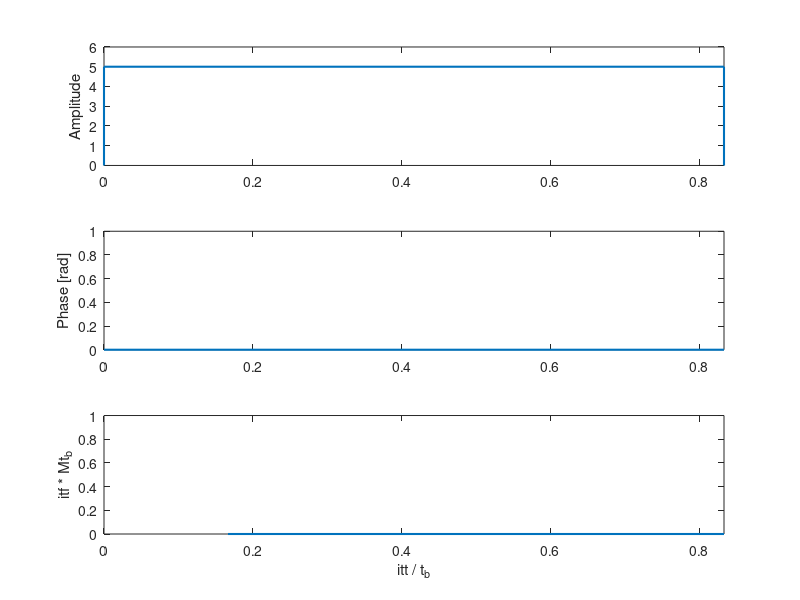

MATLAB code to generate this figure: (Note: this script raises an error after producing the figure.)
clear all
% prompts for signal data
u_basic=input("Signal elements (row complex vector, each element last tb \
sec) = ?");
m_basic=length(u_basic);
fcode=input("Allow frequency coding (yes=1, no=0) = ?");
if fcode==1
f_basic=input("Frequency coding in units of 1/tb (row vector of same \
length) = ?");
end
F=input("Maximal Doppler shift for ambiguity plot [in units of 1/Mtb] \
(e.g., 1)= ?");
K=input("Number of Doppler grid points for calculation (e.g., 100) = ?");
df=F/K/m_basic;
T=input("Maximal Delay for ambiguity plot [in units of Mtb] (e.g., 1)= ?");
N=input("Number of delay grid points on each side (e.g. 100) = ?");
sr=input("Over sampling ratio (>=1) (e.g. 10)= ?");
r=ceil(sr*(N+1)/T/m_basic);
if r==1
dt=1;
m=m_basic;
uamp=abs(u_basic);
phas=uamp*0;
phas=angle(u_basic);
if fcode==1
phas=phas+2*pi*cumsum(f_basic);
end
uexp=exp(j*phas);
u=uamp.*uexp;
else
 % i.e., several samples within a bit
dt=1/r;
 % interval between samples
ud=diag(u_basic);
ao=ones(r,m_basic);
m=m_basic*r;
u_basic=reshape(ao*ud,1,m);
 % u_basic with each element repeated r times
uamp=abs(u_basic);
phas=angle(u_basic);
u=u_basic;
if fcode==1
ff=diag(f_basic);
phas=2*pi*dt*cumsum(reshape(ao*ff,1,m))+phas;
uexp=exp(j*phas);
u=uamp.*uexp;
end
end
t=[0:r*m_basic-1]/r;
tscale1=[0 0:r*m_basic-1 r*m_basic-1]/r;
dphas=[NaN diff(phas)]*r/2/pi;
% plot the signal parameters
figure(1), clf, hold off
subplot(3,1,1)
plot(tscale1,[0 abs(uamp) 0],"linewidth",1.5)
ylabel(" Amplitude ")
axis([-inf inf 0 1.2*max(abs(uamp))])
subplot(3,1,2)
plot(t, phas,"linewidth",1.5)
axis([-inf inf -inf inf])
ylabel(" Phase [rad] ")
subplot(3,1,3)
plot(t,dphas*ceil(max(t)),"linewidth",1.5)
axis([-inf inf -inf inf])
xlabel(" \itt / t_b ")
ylabel(" \itf * Mt_b ")
% calculate a delay vector with N+1 points that spans from zero delay to
%
 ceil(T*t(m))
% notice that the delay vector does not have to be equally spaced but must
%
% have all
% entries as integer multiples of dt
dtau=ceil(T*m)*dt/N;
tau=round([0:1:N]*dtau/dt)*dt;
% calculate K+1 equally spaced grid points of Doppler axis with df spacing
f=[0:1:K]*df;
% duplicate Doppler axis to show also negative Doppler’s (0 Doppler is
% calculated twice)
f=[-fliplr(f) f];


ut=ctranspose(u);
mat1=spdiags(ut,0,m+ceil(T*m),m);

% define a row vector with ceil(T*m)+m+ceil(T*m) places by padding u with zeros
% on both sides
u_padded=[zeros(1,ceil(T*m)),u,zeros(1,ceil(T*m))];
% define column indexing and row indexing vectors
cidx=[1:m+ceil(T*m)];
ridx=round(tau/dt);
% define indexing matrix with Nused+1 rows and m+ceil(T*m) columns
% where each element is the index of the correct place in the padded version
%
% of u
index = cidx(ones(N+1,1),:) + ridx(:,ones(1,m+ceil(T*m)));
% calculate matrix
mat2 = sparse(u_padded(index));
% calculate the ambiguity matrix for positive delays 
%
% where there are m columns and N+1 rows and each element gives an element
% of multiplication between u and a time shifted version of u*. each row gives
% a different time shift of u* and each column gives a different entry in u.
%
uu_pos=mat2*mat1;
clear mat2 mat1
% calculate exponent matrix for full calculation of ambiguity function.
%
% The exponent
% matrix is 2*(K+1) rows by m columns where each row represents a possible
%
% Doppler and
% each column stands for a different place in u.
e=exp(-j*2*pi*f*t);
% calculate ambiguity function for positive delays by calculating the integral
%
% for each
% possible delay and Doppler over all entries in u.
% a_pos has 2*(K+1) rows (Doppler) and N+1 columns (Delay)
a_pos=abs(e*uu_pos);
% normalize ambiguity function to have a maximal value of 1
a_pos=a_pos/max(max(a_pos));
% use the symmetry properties of the ambiguity function to transform the
%
% negative Doppler
% positive delay part to negative delay, positive Doppler
a=[flipud(conj(a_pos(1:K+1,:))) fliplr(a_pos(K+2:2*K+2,:))];
% define new delay and Doppler vectors
delay=[-fliplr(tau) tau];
freq=f(K+2:2*K+2)*ceil(max(t));
% excludes the zero Delay that was taken twice
delay=[delay(1:N) delay(N+2:2*N)];
a=a(:,[1:N,N+2:2*N]);
% plot the ambiguity function and autocorrelation cut
[amf amt]=size(a);
% create an all blue color map
cm=zeros(64,3);
cm(:,3)=ones(64,1);
figure(2), clf, hold off
mesh(delay, [0 freq], [zeros(1,amt);a])
hold on
surface(delay, [0 0], [zeros(1,amt);a(1,:)])
colormap(cm)
view(-40,50)
axis([-inf inf -inf inf 0 1])
xlabel("{\it\tau}/{\itt_b}","Fontsize",12);
ylabel("{\it\nu}*{\itMt_b}","Fontsize",12);
zlabel("|{\it\chi}({\it\tau},{\it\nu})|","Fontsize",12);
hold off
